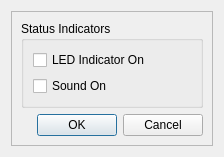
<?xml version="1.0" encoding="UTF-8"?>
<ui version="4.0">
 <class>X2Rotator</class>
 <widget class="QDialog" name="X2Rotator">
  <property name="geometry">
   <rect>
    <x>0</x>
    <y>0</y>
    <width>224</width>
    <height>147</height>
   </rect>
  </property>
  <property name="windowTitle">
   <string>X2 Rotator User Interface Example</string>
  </property>
  <layout class="QVBoxLayout" name="verticalLayout_3">
   <item>
    <widget class="X2Form" name="X2Form">
     <property name="frameShape">
      <enum>QFrame::StyledPanel</enum>
     </property>
     <property name="frameShadow">
      <enum>QFrame::Raised</enum>
     </property>
     <layout class="QVBoxLayout" name="verticalLayout">
      <item>
       <widget class="QGroupBox" name="groupBox_2">
        <property name="title">
         <string>Status Indicators</string>
        </property>
        <layout class="QVBoxLayout" name="verticalLayout_2">
         <item>
          <widget class="QCheckBox" name="checkBox">
           <property name="text">
            <string>LED Indicator On</string>
           </property>
          </widget>
         </item>
         <item>
          <widget class="QCheckBox" name="checkBox_2">
           <property name="text">
            <string>Sound On</string>
           </property>
          </widget>
         </item>
        </layout>
       </widget>
      </item>
      <item>
       <layout class="QHBoxLayout" name="horizontalLayout">
        <item>
         <spacer name="horizontalSpacer">
          <property name="orientation">
           <enum>Qt::Horizontal</enum>
          </property>
          <property name="sizeHint" stdset="0">
           <size>
            <width>18</width>
            <height>20</height>
           </size>
          </property>
         </spacer>
        </item>
        <item>
         <widget class="QPushButton" name="pushButtonOK">
          <property name="text">
           <string>OK</string>
          </property>
         </widget>
        </item>
        <item>
         <widget class="QPushButton" name="pushButtonCancel">
          <property name="text">
           <string>Cancel</string>
          </property>
         </widget>
        </item>
       </layout>
      </item>
     </layout>
    </widget>
   </item>
  </layout>
 </widget>
 <customwidgets>
  <customwidget>
   <class>X2Form</class>
   <extends>QFrame</extends>
   <header>x2form.h</header>
   <container>1</container>
  </customwidget>
 </customwidgets>
 <resources/>
 <connections/>
</ui>
